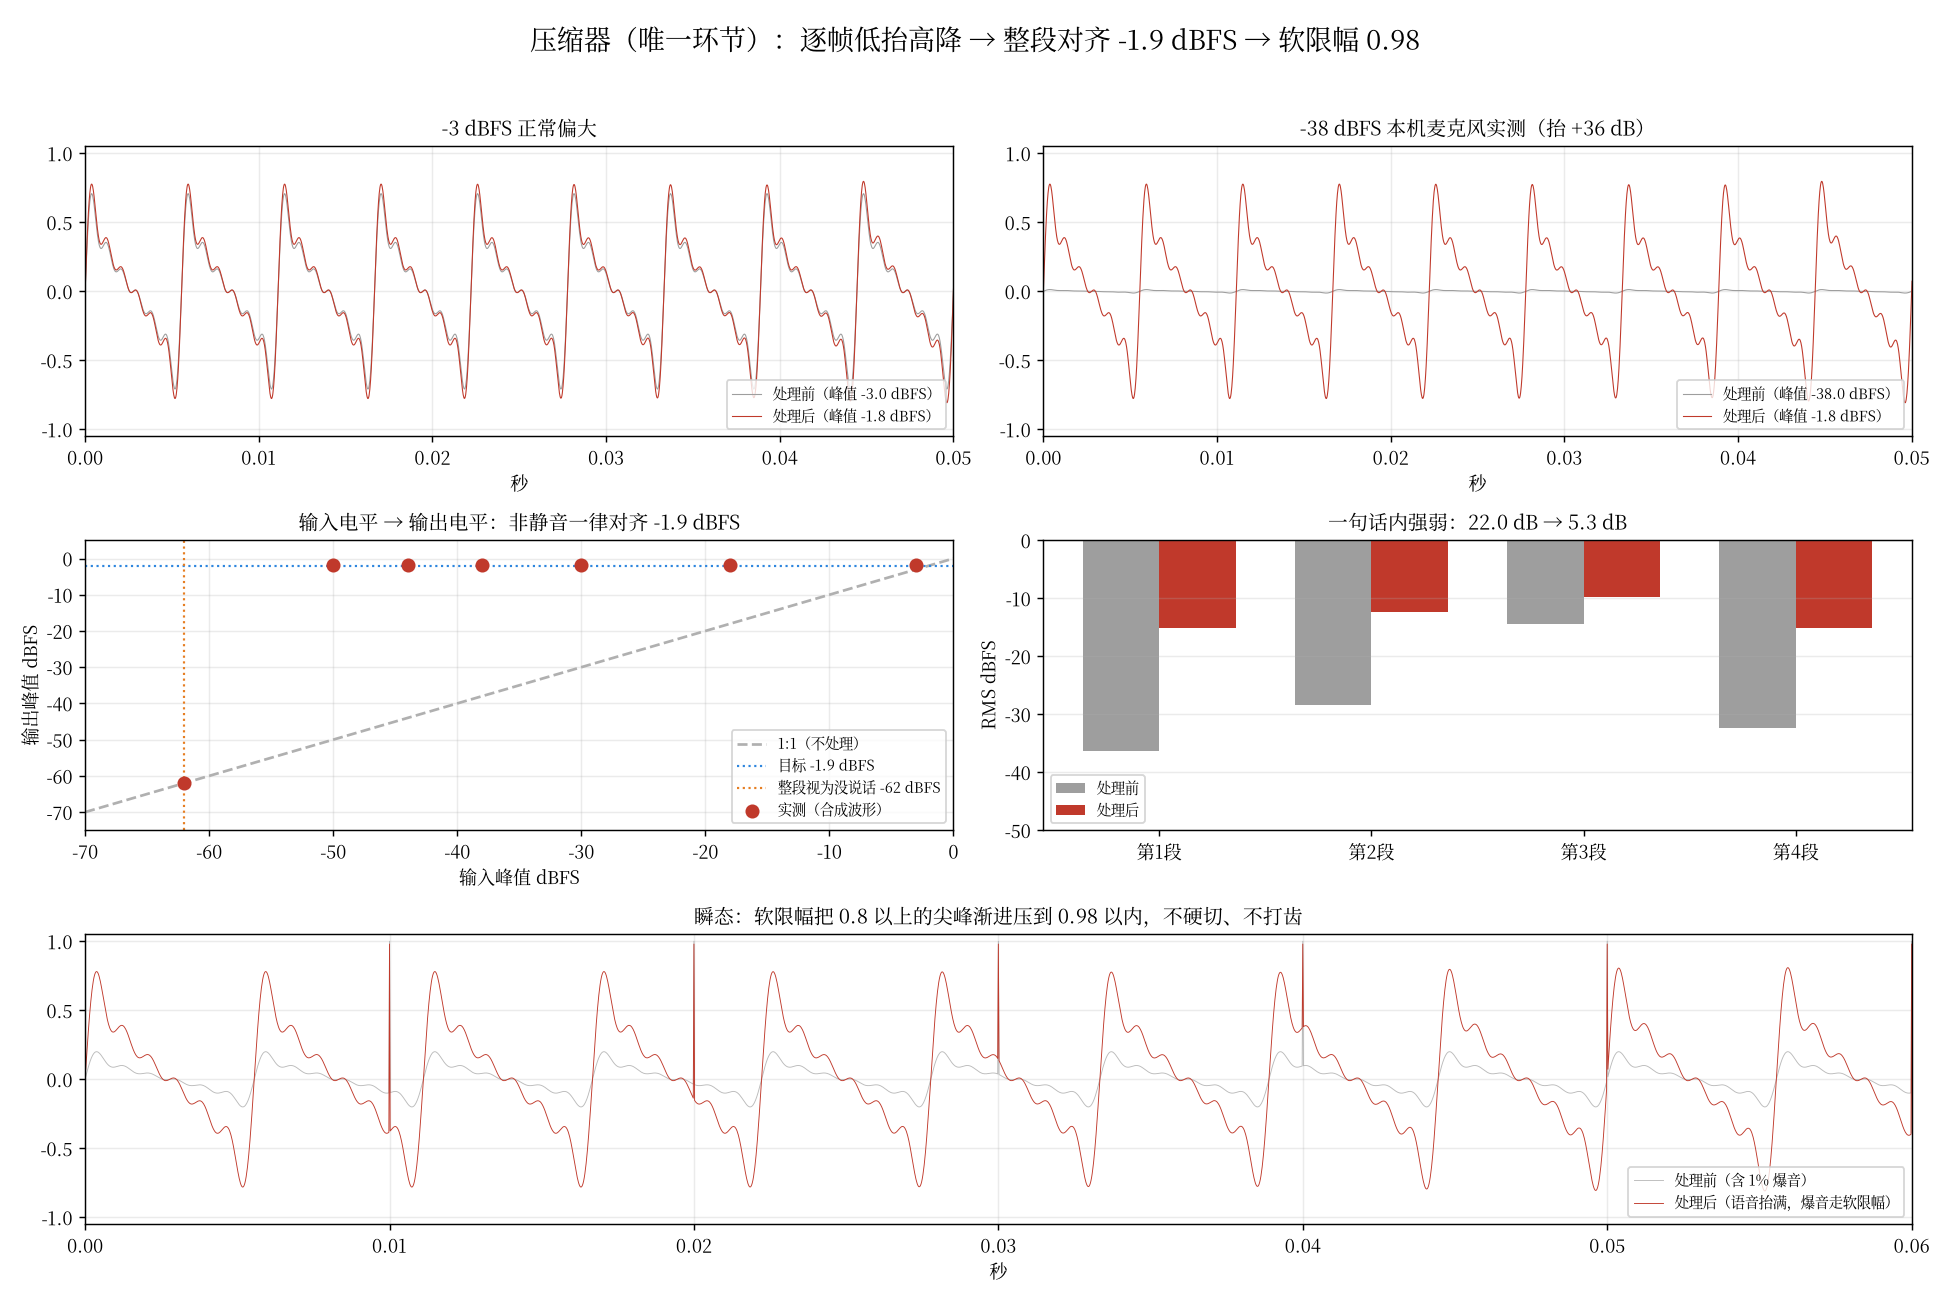

Write the Python code that produced this figure.
#!/usr/bin/env python3
"""压缩器实验出图（对应 `cargo test --release compress_design -- --nocapture`）。

测试会导出真实（Rust `mel::compress` 处理过）的波形到 /tmp/opencode/agc/*.f32，
本脚本画三组对照：

  上：三档音量的波形，处理前/后叠在一起（看得见"全被抬到同一高度"）
  中左：输入峰值 → 输出峰值 —— 一条平线：不管多小声都对齐到 -1.8 dBFS
  中右：一句话内四段强弱 —— 22 dB 的落差被压到 5 dB 左右
  下：含 1% 爆音时，软限幅不削波、语音仍被抬满

用法：
  cd src-tauri && ~/.cargo/bin/cargo test --release compress_design -- --nocapture
  ~/venv-py3.14-cu132-torch2.14.1/bin/python docs/agc-levels.py
输出：docs/agc-levels.png
"""

import pathlib

import matplotlib
import numpy as np

matplotlib.use("Agg")
import matplotlib.pyplot as plt  # noqa: E402

SRC = pathlib.Path("/tmp/opencode/agc")
OUT = pathlib.Path(__file__).with_suffix(".png")

TARGET_PEAK_DB = 20 * np.log10(0.8)  # -1.94 dBFS
NO_SPEECH_DB = -62.0

plt.rcParams["font.family"] = ["Noto Serif CJK SC", "Noto Sans CJK SC", "DejaVu Sans"]
plt.rcParams["axes.unicode_minus"] = False


def load(name):
    before = np.frombuffer((SRC / f"{name}.in.f32").read_bytes(), dtype=np.float32)
    after = np.frombuffer((SRC / f"{name}.out.f32").read_bytes(), dtype=np.float32)
    return before, after


def db(x):
    return 20.0 * np.log10(np.maximum(x, 1e-9))


def peak_of(x):
    return float(np.abs(x).max())


fig = plt.figure(figsize=(15, 10))
gs = fig.add_gridspec(3, 2, height_ratios=[1, 1, 1])
fig.suptitle("压缩器（唯一环节）：逐帧低抬高降 → 整段对齐 -1.9 dBFS → 软限幅 0.98", fontsize=15)

# ---------------------------------------------------------------- 波形：两档音量
for col, (name, title) in enumerate(
    [("loud", "-3 dBFS 正常偏大"), ("mic", "-38 dBFS 本机麦克风实测（抬 +36 dB）")]
):
    before, after = load(name)
    t = np.arange(before.size) / 48000.0
    ax = fig.add_subplot(gs[0, col])
    ax.plot(t, before, lw=0.6, color="#9e9e9e", label=f"处理前（峰值 {db(peak_of(before)):.1f} dBFS）")
    ax.plot(t, after, lw=0.6, color="#c0392b", label=f"处理后（峰值 {db(peak_of(after)):.1f} dBFS）")
    ax.set_xlim(0, 0.05)
    ax.set_ylim(-1.05, 1.05)
    ax.grid(alpha=0.25)
    ax.set_title(title, fontsize=11)
    ax.set_xlabel("秒")
    ax.legend(fontsize=8, loc="lower right")

# ---------------------------------------------------------------- 传递曲线
ax = fig.add_subplot(gs[1, 0])
xs = np.linspace(-70, 0, 300)
points = {
    "loud": (-3.0, None), "normal": (-18.0, None), "soft": (-30.0, None),
    "mic": (-38.0, None), "quiet": (-44.0, None), "whisper": (-50.0, None),
    "silence": (-62.0, None), "noise": (-75.0, None),
}
for n in points:
    b, a = load(n)
    points[n] = (db(peak_of(b)), db(peak_of(a)))
px = [v[0] for v in points.values()]
py = [v[1] for v in points.values()]
ax.plot([-70, 0], [-70, 0], "--", color="#b0b0b0", label="1:1（不处理）")
ax.axhline(TARGET_PEAK_DB, ls=":", color="#2e86de", lw=1.2, label="目标 -1.9 dBFS")
ax.axvline(NO_SPEECH_DB, ls=":", color="#e67e22", lw=1.2, label="整段视为没说话 -62 dBFS")
ax.scatter(px, py, s=46, color="#c0392b", zorder=5, label="实测（合成波形）")
ax.set_xlim(-70, 0)
ax.set_ylim(-75, 5)
ax.set_xlabel("输入峰值 dBFS")
ax.set_ylabel("输出峰值 dBFS")
ax.set_title("输入电平 → 输出电平：非静音一律对齐 -1.9 dBFS", fontsize=11)
ax.grid(alpha=0.25)
ax.legend(fontsize=8, loc="lower right")

# ---------------------------------------------------------------- 段内动态
ax = fig.add_subplot(gs[1, 1])
before, after = load("compress")
per = before.size // 4
b = [db(np.sqrt((before[i * per:(i + 1) * per] ** 2).mean())) for i in range(4)]
a = [db(np.sqrt((after[i * per:(i + 1) * per] ** 2).mean())) for i in range(4)]
x = np.arange(4)
w = 0.36
ax.bar(x - w / 2, b, w, label="处理前", color="#9e9e9e")
ax.bar(x + w / 2, a, w, label="处理后", color="#c0392b")
ax.set_xticks(x, [f"第{i + 1}段" for i in range(4)])
ax.set_ylabel("RMS dBFS")
ax.set_ylim(-50, 0)
ax.grid(alpha=0.25, axis="y")
ax.set_title(f"一句话内强弱：{max(b) - min(b):.1f} dB → {max(a) - min(a):.1f} dB", fontsize=11)
ax.legend(fontsize=8)

# ---------------------------------------------------------------- 瞬态
ax = fig.add_subplot(gs[2, :])
before, after = load("transient")
t = np.arange(before.size) / 48000.0
ax.plot(t, before, lw=0.5, color="#9e9e9e", alpha=0.7, label="处理前（含 1% 爆音）")
ax.plot(t, after, lw=0.5, color="#c0392b", label="处理后（语音抬满，爆音走软限幅）")
ax.set_xlim(0, 0.06)
ax.set_ylim(-1.05, 1.05)
ax.set_xlabel("秒")
ax.set_title("瞬态：软限幅把 0.8 以上的尖峰渐进压到 0.98 以内，不硬切、不打齿", fontsize=11)
ax.grid(alpha=0.25)
ax.legend(fontsize=8, loc="lower right")

fig.tight_layout(rect=(0, 0, 1, 0.96))
fig.savefig(OUT, dpi=130)
print(f"已写出 {OUT}")
